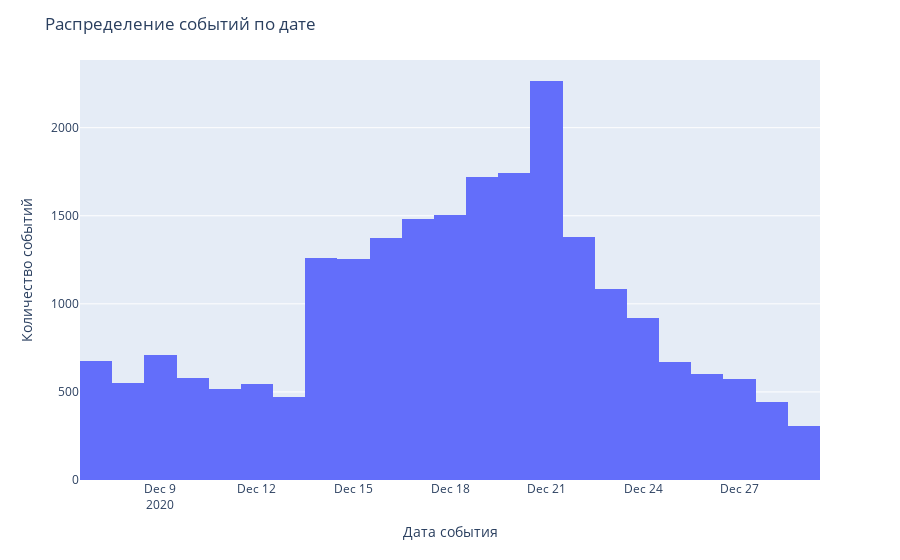

Notebook source saved alongside this figure:
### Markdown cell above
Во время проведения теста проходила одна маркетинговая акция - рождественская. Необходимо посмотреть сказалась ли она на действиях пользователей.

### Code cell
# рассмотрим распределение событий пользователей по времени
fig = px.histogram(ab_test, x='event_date')
fig.update_layout(title='Распределение событий по дате',
                   xaxis_title='Дата события',
                   yaxis_title='Количество событий')
fig.show()

### Figure 1 — Plotly figure (JSON) as saved in the notebook; plotly's stock layout.template omitted (floating-point values rounded to 4 significant figures; data arrays with more than 128 entries replaced by an {"elided": "..."} marker saying what was removed)
{"data": [{"alignmentgroup": "True", "bingroup": "x", "hovertemplate": "event_date=%{x}<br>count=%{y}<extra></extra>", "legendgroup": "", "marker": {"color": "#636efa", "pattern": {"shape": ""}}, "name": "", "offsetgroup": "", "orientation": "v", "showlegend": false, "type": "histogram", "x": {"elided": "22620 str values"}, "xaxis": "x", "yaxis": "y"}], "layout": {"barmode": "relative", "legend": {"tracegroupgap": 0}, "margin": {"t": 60}, "title": {"text": "Распределение событий по дате"}, "xaxis": {"anchor": "y", "domain": [0, 1], "title": {"text": "Дата события"}}, "yaxis": {"anchor": "x", "domain": [0, 1], "title": {"text": "Количество событий"}}}}
